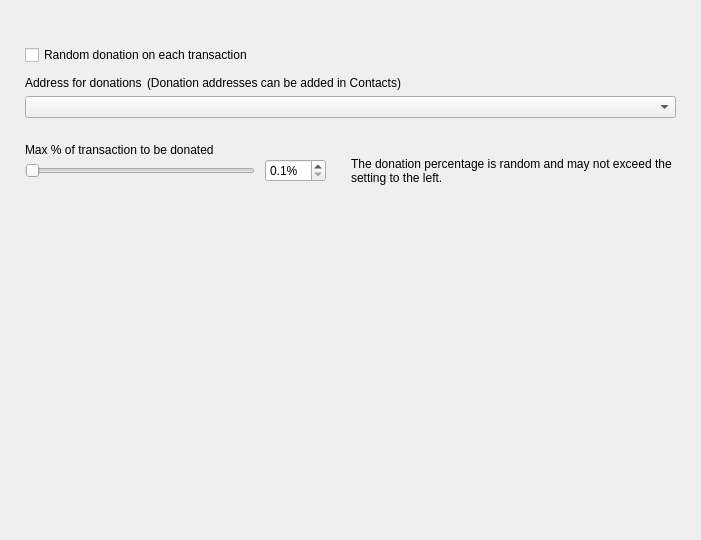
<?xml version="1.0" encoding="UTF-8"?>
<ui version="4.0">
 <class>DonationOptionsFrame</class>
 <widget class="QFrame" name="DonationOptionsFrame">
  <property name="geometry">
   <rect>
    <x>0</x>
    <y>0</y>
    <width>701</width>
    <height>540</height>
   </rect>
  </property>
  <property name="windowTitle">
   <string>Frame</string>
  </property>
  <property name="frameShape">
   <enum>QFrame::NoFrame</enum>
  </property>
  <property name="frameShadow">
   <enum>QFrame::Raised</enum>
  </property>
  <layout class="QVBoxLayout" name="verticalLayout">
   <property name="spacing">
    <number>10</number>
   </property>
   <property name="leftMargin">
    <number>25</number>
   </property>
   <property name="topMargin">
    <number>35</number>
   </property>
   <property name="rightMargin">
    <number>25</number>
   </property>
   <property name="bottomMargin">
    <number>0</number>
   </property>
   <item>
    <widget class="QFrame" name="m_donationMiningFrame">
     <property name="frameShape">
      <enum>QFrame::NoFrame</enum>
     </property>
     <property name="frameShadow">
      <enum>QFrame::Raised</enum>
     </property>
     <layout class="QGridLayout" name="gridLayout" columnstretch="0">
      <property name="leftMargin">
       <number>0</number>
      </property>
      <property name="topMargin">
       <number>0</number>
      </property>
      <property name="rightMargin">
       <number>0</number>
      </property>
      <property name="bottomMargin">
       <number>0</number>
      </property>
      <property name="horizontalSpacing">
       <number>10</number>
      </property>
      <property name="verticalSpacing">
       <number>0</number>
      </property>
     </layout>
    </widget>
   </item>
   <item>
    <widget class="QCheckBox" name="m_enableDonationChangeCheck">
     <property name="text">
      <string>Random donation on each transaction</string>
     </property>
    </widget>
   </item>
   <item>
    <widget class="QFrame" name="m_donationChangeFrame">
     <property name="frameShape">
      <enum>QFrame::NoFrame</enum>
     </property>
     <property name="frameShadow">
      <enum>QFrame::Raised</enum>
     </property>
     <layout class="QGridLayout" name="gridLayout_2" columnstretch="1,0,0,1">
      <property name="leftMargin">
       <number>0</number>
      </property>
      <property name="topMargin">
       <number>0</number>
      </property>
      <property name="rightMargin">
       <number>0</number>
      </property>
      <property name="bottomMargin">
       <number>0</number>
      </property>
      <property name="horizontalSpacing">
       <number>10</number>
      </property>
      <property name="verticalSpacing">
       <number>0</number>
      </property>
      <item row="3" column="0" colspan="4">
       <spacer name="verticalSpacer_5">
        <property name="orientation">
         <enum>Qt::Vertical</enum>
        </property>
        <property name="sizeType">
         <enum>QSizePolicy::Fixed</enum>
        </property>
        <property name="sizeHint" stdset="0">
         <size>
          <width>20</width>
          <height>25</height>
         </size>
        </property>
       </spacer>
      </item>
      <item row="4" column="0" colspan="4">
       <widget class="WalletGui::WalletNormalBlackTextLabel" name="label_3">
        <property name="text">
         <string>Max % of transaction to be donated</string>
        </property>
        <property name="indent">
         <number>0</number>
        </property>
       </widget>
      </item>
      <item row="5" column="0">
       <widget class="QSlider" name="m_donationChangeAmountSlider">
        <property name="maximumSize">
         <size>
          <width>230</width>
          <height>16777215</height>
         </size>
        </property>
        <property name="minimum">
         <number>1</number>
        </property>
        <property name="maximum">
         <number>100</number>
        </property>
        <property name="orientation">
         <enum>Qt::Horizontal</enum>
        </property>
       </widget>
      </item>
      <item row="2" column="0" colspan="4">
       <widget class="QComboBox" name="m_donationChangeAddressCombo"/>
      </item>
      <item row="5" column="3" alignment="Qt::AlignVCenter">
       <widget class="WalletGui::WalletSmallGrayTextLabel" name="m_donationChangeCommentLabel">
        <property name="text">
         <string>The donation percentage is random and may not exceed the setting to the left.</string>
        </property>
        <property name="wordWrap">
         <bool>true</bool>
        </property>
        <property name="indent">
         <number>0</number>
        </property>
       </widget>
      </item>
      <item row="5" column="1">
       <widget class="QDoubleSpinBox" name="m_donationChangeAmountSpin">
        <property name="suffix">
         <string>%</string>
        </property>
        <property name="decimals">
         <number>1</number>
        </property>
        <property name="minimum">
         <double>0.10000000</double>
        </property>
        <property name="maximum">
         <double>10.00000000</double>
        </property>
        <property name="singleStep">
         <double>0.10000000</double>
        </property>
       </widget>
      </item>
      <item row="5" column="2">
       <spacer name="horizontalSpacer_2">
        <property name="orientation">
         <enum>Qt::Horizontal</enum>
        </property>
        <property name="sizeType">
         <enum>QSizePolicy::Fixed</enum>
        </property>
        <property name="sizeHint" stdset="0">
         <size>
          <width>5</width>
          <height>20</height>
         </size>
        </property>
       </spacer>
      </item>
      <item row="1" column="0" colspan="4">
       <spacer name="verticalSpacer_7">
        <property name="orientation">
         <enum>Qt::Vertical</enum>
        </property>
        <property name="sizeType">
         <enum>QSizePolicy::Fixed</enum>
        </property>
        <property name="sizeHint" stdset="0">
         <size>
          <width>20</width>
          <height>5</height>
         </size>
        </property>
       </spacer>
      </item>
      <item row="0" column="0" colspan="4">
       <layout class="QHBoxLayout" name="horizontalLayout_2" stretch="0,1">
        <property name="spacing">
         <number>5</number>
        </property>
        <property name="leftMargin">
         <number>0</number>
        </property>
        <item>
         <widget class="WalletGui::WalletNormalBlackTextLabel" name="label_4">
          <property name="minimumSize">
           <size>
            <width>0</width>
            <height>16</height>
           </size>
          </property>
          <property name="text">
           <string>Address for donations</string>
          </property>
          <property name="indent">
           <number>0</number>
          </property>
         </widget>
        </item>
        <item>
         <widget class="WalletGui::WalletSmallGrayTextLabel" name="label_6">
          <property name="text">
           <string>(Donation addresses can be added in Contacts)</string>
          </property>
         </widget>
        </item>
       </layout>
      </item>
     </layout>
    </widget>
   </item>
   <item>
    <spacer name="verticalSpacer">
     <property name="orientation">
      <enum>Qt::Vertical</enum>
     </property>
     <property name="sizeType">
      <enum>QSizePolicy::Expanding</enum>
     </property>
     <property name="sizeHint" stdset="0">
      <size>
       <width>20</width>
       <height>10</height>
      </size>
     </property>
    </spacer>
   </item>
  </layout>
 </widget>
 <customwidgets>
  <customwidget>
   <class>WalletGui::WalletSmallGrayTextLabel</class>
   <extends>QLabel</extends>
   <header>Gui/Common/WalletTextLabel.h</header>
  </customwidget>
  <customwidget>
   <class>WalletGui::WalletNormalBlackTextLabel</class>
   <extends>QLabel</extends>
   <header>Gui/Common/WalletTextLabel.h</header>
  </customwidget>
 </customwidgets>
 <resources/>
 <connections>
  <connection>
   <sender>m_enableDonationChangeCheck</sender>
   <signal>toggled(bool)</signal>
   <receiver>m_donationChangeFrame</receiver>
   <slot>setEnabled(bool)</slot>
   <hints>
    <hint type="sourcelabel">
     <x>353</x>
     <y>237</y>
    </hint>
    <hint type="destinationlabel">
     <x>350</x>
     <y>328</y>
    </hint>
   </hints>
  </connection>
  <connection>
   <sender>m_donationChangeAmountSlider</sender>
   <signal>valueChanged(int)</signal>
   <receiver>DonationOptionsFrame</receiver>
   <slot>donationChangeAmountChanged(int)</slot>
   <hints>
    <hint type="sourcelabel">
     <x>187</x>
     <y>385</y>
    </hint>
    <hint type="destinationlabel">
     <x>350</x>
     <y>269</y>
    </hint>
   </hints>
  </connection>
  <connection>
   <sender>m_donationChangeAmountSpin</sender>
   <signal>valueChanged(double)</signal>
   <receiver>DonationOptionsFrame</receiver>
   <slot>donationChangeAmountChanged(double)</slot>
   <hints>
    <hint type="sourcelabel">
     <x>433</x>
     <y>353</y>
    </hint>
    <hint type="destinationlabel">
     <x>350</x>
     <y>269</y>
    </hint>
   </hints>
  </connection>
 </connections>
 <slots>
  <slot>donationMiningAmountChanged(int)</slot>
  <slot>donationChangeAmountChanged(int)</slot>
  <slot>donationChangeAmountChanged(double)</slot>
 </slots>
</ui>
